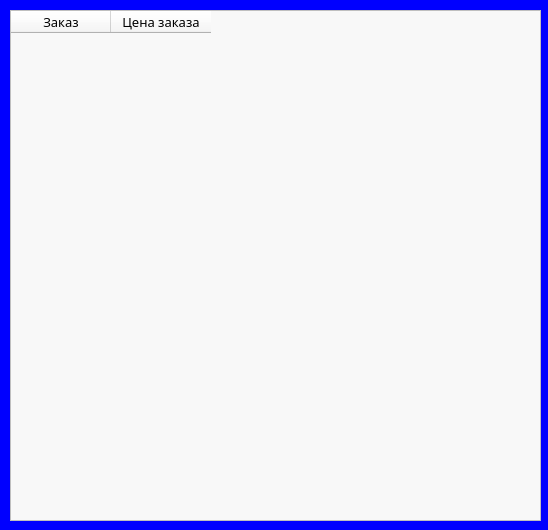
<?xml version="1.0" encoding="UTF-8"?>
<ui version="4.0">
 <class>RestHist</class>
 <widget class="QWidget" name="RestHist">
  <property name="geometry">
   <rect>
    <x>0</x>
    <y>0</y>
    <width>548</width>
    <height>530</height>
   </rect>
  </property>
  <property name="windowTitle">
   <string>История заказов</string>
  </property>
  <property name="styleSheet">
   <string notr="true">background-color: rgb(0, 0, 255);</string>
  </property>
  <widget class="QTableWidget" name="menu">
   <property name="geometry">
    <rect>
     <x>10</x>
     <y>10</y>
     <width>531</width>
     <height>511</height>
    </rect>
   </property>
   <property name="maximumSize">
    <size>
     <width>531</width>
     <height>511</height>
    </size>
   </property>
   <property name="styleSheet">
    <string notr="true">background-color: rgb(248, 248, 248);</string>
   </property>
   <column>
    <property name="text">
     <string>Заказ</string>
    </property>
    <property name="font">
     <font>
      <family>Montserrat Medium</family>
      <pointsize>10</pointsize>
     </font>
    </property>
   </column>
   <column>
    <property name="text">
     <string>Цена заказа</string>
    </property>
    <property name="font">
     <font>
      <family>Montserrat Medium</family>
      <pointsize>10</pointsize>
     </font>
    </property>
   </column>
  </widget>
 </widget>
 <resources/>
 <connections/>
</ui>
